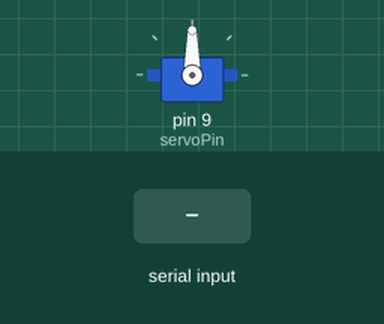
Bench run of a sketch on a simulated Arduino Uno, built with avr-gcc and run on an emulated ATmega328P. Shown: servo. The test bench sets the inputs (shaded band).

Above: at 1.2 s.
1.3 s: "90,45\n" received over Serial
At 2.1 s:
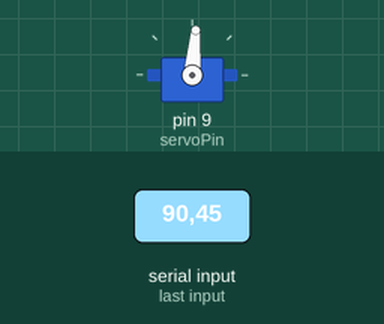
2.8 s: "30,150\n" received over Serial
At 3.3 s:
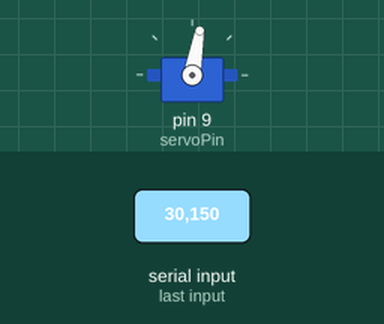
4.3 s: "5\n" received over Serial
At 5.5 s:
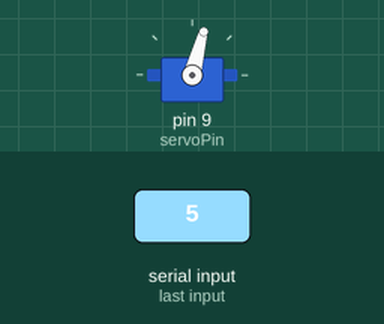
Timing chart, 0 to 7.3 s (numbered marks = the images above; inputs shaded):
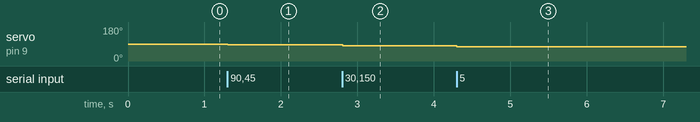

Measured:
- after the input at 1.3 s, servo on pin 9 (servoPin): 90° → 85° at once
- after the input at 2.8 s, servo on pin 9 (servoPin): 85° → 80° at once
- after the input at 4.3 s, servo on pin 9 (servoPin): 80° → 75° at once

The sketch:

servoRotation.ino
```cpp
#include <Servo.h>

Servo myservo;
int servoPin = 9;
int pos = 90;  // Servo başlangıç pozisyonu (90 derece)
int screenWidth = 900;  // Ekran genişliği
int centerX = screenWidth / 2;
int speed = 5;  // Dönüş hızı

void setup() {
  Serial.begin(9600);
  myservo.attach(servoPin);
  myservo.write(pos);  // Servoyu başlangıç pozisyonuna getir
}

void loop() {
  if (Serial.available() > 0) {
    String data = Serial.readStringUntil('\n');
    int x_center = data.toInt();

    // Ekran merkezine göre servonun dönüş yönünü belirle
    if (x_center < centerX) {
      pos -= speed;  // Sola döndür
      if (pos > 180) pos = 180;  // 180 dereceden fazla dönmemesi için sınır koy
    } else {
      pos += speed;  // Sağa döndür
      if (pos < 0) pos = 0;  // 0 dereceden az dönmemesi için sınır koy
    }

    myservo.write(pos);  // Servo motoru yeni pozisyona getir

    delay(15);  // Servonun hareketine zaman tanı
  }
}
```
